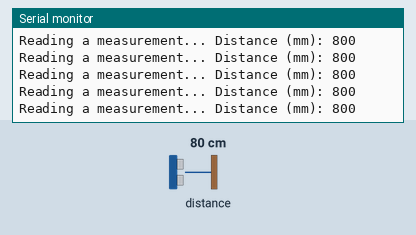
This sketch was run on a simulated Arduino Uno, built with avr-gcc and run on an emulated ATmega328P. Parts: the last lines printed to the serial monitor. Inputs (shaded band) come from the test bench; at power-on: distance to the obstacle 80 cm.

Above: at 3.1 s.
3.2 s: distance to the obstacle set to 206 cm
At 3.33 s:
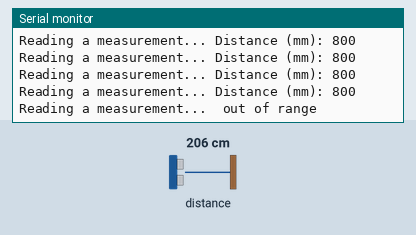
4.7 s: distance to the obstacle set to 197 cm
At 4.8 s:
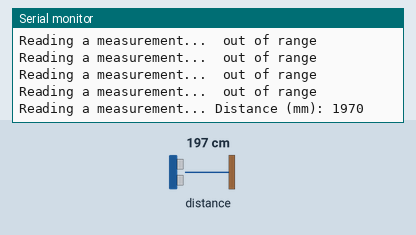

Measured:
- the behaviour switches between 201 and 200 cm on distance to the obstacle (found by bisection; images 1 and 2)
- after the input at 3.2 s, the serial monitor: prints a new line at once (image 1)

The sketch:

test_avstandssensor.ino
```cpp
#include "Adafruit_VL53L0X.h"

Adafruit_VL53L0X lox = Adafruit_VL53L0X();

void setup() {
  Serial.begin(115200);

  // wait until serial port opens for native USB devices
  while (! Serial) {
    delay(1);
  }

  Serial.println("Adafruit VL53L0X test");
  if (!lox.begin()) {
    Serial.println(F("Failed to boot VL53L0X"));
    while(1);
  }
  // power
  Serial.println(F("VL53L0X API Simple Ranging example\n\n"));
}


void loop() {
  VL53L0X_RangingMeasurementData_t measure;

  Serial.print("Reading a measurement... ");
  lox.rangingTest(&measure, false); // pass in 'true' to get debug data printout!
  if(measure.RangeMilliMeter < 200){
    digitalWrite(3, HIGH);
  }
  else{
    digitalWrite(3, LOW);
  }

  if (measure.RangeStatus != 4) {  // phase failures have incorrect data
    Serial.print("Distance (mm): "); Serial.println(measure.RangeMilliMeter);
  } else {
    Serial.println(" out of range ");
  }

  delay(100);
}
```
